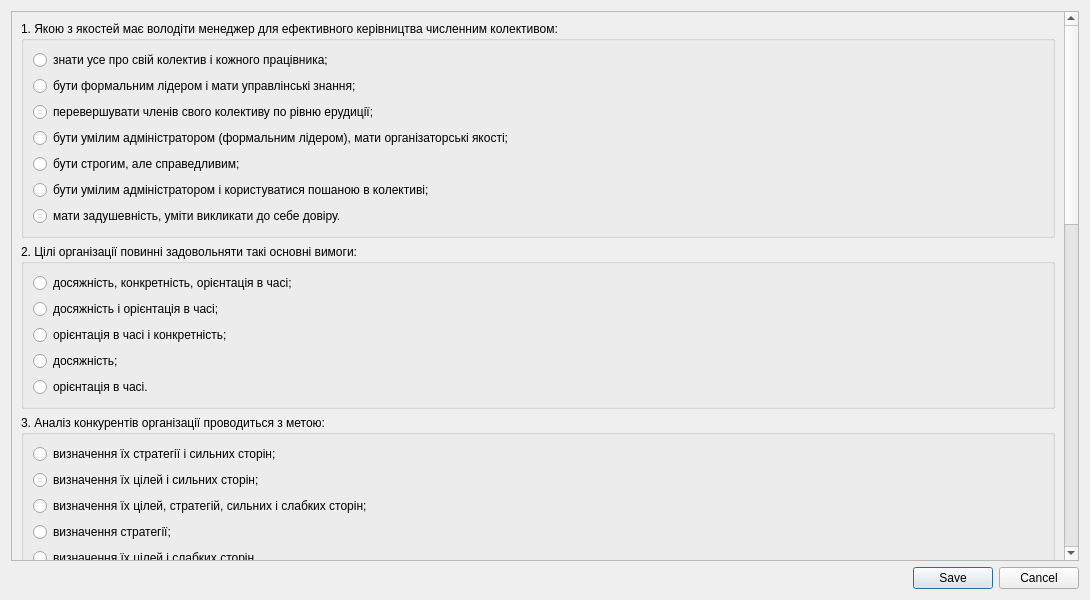
<?xml version="1.0" encoding="UTF-8"?>
<ui version="4.0">
 <class>Test4Dialog</class>
 <widget class="QDialog" name="Test4Dialog">
  <property name="geometry">
   <rect>
    <x>0</x>
    <y>0</y>
    <width>1090</width>
    <height>600</height>
   </rect>
  </property>
  <property name="windowTitle">
   <string>Когнітивний тест з менеджменту</string>
  </property>
  <layout class="QVBoxLayout" name="verticalLayout">
   <item>
    <widget class="QScrollArea" name="scrollArea">
     <property name="verticalScrollBarPolicy">
      <enum>Qt::ScrollBarAsNeeded</enum>
     </property>
     <property name="horizontalScrollBarPolicy">
      <enum>Qt::ScrollBarAsNeeded</enum>
     </property>
     <property name="widgetResizable">
      <bool>true</bool>
     </property>
     <widget class="QWidget" name="scrollAreaWidgetContents">
      <property name="geometry">
       <rect>
        <x>0</x>
        <y>0</y>
        <width>1053</width>
        <height>1242</height>
       </rect>
      </property>
      <layout class="QGridLayout" name="gridLayout_6">
       <item row="4" column="0">
        <widget class="QGroupBox" name="groupBox_6">
         <property name="title">
          <string>5. Контроль − це:</string>
         </property>
         <layout class="QGridLayout" name="gridLayout_5">
          <item row="2" column="0">
           <widget class="QRadioButton" name="rb53">
            <property name="text">
             <string>спостереження за роботою персоналу організації;</string>
            </property>
           </widget>
          </item>
          <item row="3" column="0">
           <widget class="QRadioButton" name="rb54">
            <property name="text">
             <string>спостереження за виконанням персоналом окремих завдань;</string>
            </property>
           </widget>
          </item>
          <item row="1" column="0">
           <widget class="QRadioButton" name="rb52">
            <property name="text">
             <string>вид людської діяльності;</string>
            </property>
           </widget>
          </item>
          <item row="0" column="0">
           <widget class="QRadioButton" name="rb51">
            <property name="text">
             <string>вид управлінської діяльності по забезпеченню виконання певних завдань і досягнення цілей організації;</string>
            </property>
           </widget>
          </item>
          <item row="4" column="0">
           <widget class="QRadioButton" name="rb55">
            <property name="text">
             <string>постійна перевірка того, як організація здійснює свої цілі і коригує свої дії.</string>
            </property>
           </widget>
          </item>
         </layout>
        </widget>
       </item>
       <item row="6" column="0">
        <widget class="QGroupBox" name="groupBox_8">
         <property name="title">
          <string>7. Що забезпечує управлінська функція &quot;мотивація&quot;?</string>
         </property>
         <layout class="QGridLayout" name="gridLayout_8">
          <item row="1" column="0">
           <widget class="QRadioButton" name="rb72">
            <property name="text">
             <string>Спонукання працівників до ефективного виконання встановлених завдань</string>
            </property>
           </widget>
          </item>
          <item row="2" column="0">
           <widget class="QRadioButton" name="rb73">
            <property name="text">
             <string>Виконання прийнятих управлінських рішень</string>
            </property>
           </widget>
          </item>
          <item row="3" column="0">
           <widget class="QRadioButton" name="rb74">
            <property name="text">
             <string>Забезпечення безперечного впливу на підлеглого</string>
            </property>
           </widget>
          </item>
          <item row="0" column="0">
           <widget class="QRadioButton" name="rb71">
            <property name="text">
             <string>Досягнення особистих цілей</string>
            </property>
           </widget>
          </item>
          <item row="4" column="0">
           <widget class="QRadioButton" name="rb75">
            <property name="text">
             <string>Спонукання працівників до діяльності</string>
            </property>
           </widget>
          </item>
         </layout>
        </widget>
       </item>
       <item row="1" column="0">
        <widget class="QGroupBox" name="groupBox_2">
         <property name="title">
          <string>2. Цілі організації повинні задовольняти такі основні вимоги:</string>
         </property>
         <layout class="QGridLayout" name="gridLayout_2">
          <item row="1" column="0">
           <widget class="QRadioButton" name="rb22">
            <property name="text">
             <string>досяжність і орієнтація в часі;</string>
            </property>
           </widget>
          </item>
          <item row="0" column="0">
           <widget class="QRadioButton" name="rb21">
            <property name="text">
             <string>досяжність, конкретність, орієнтація в часі;</string>
            </property>
           </widget>
          </item>
          <item row="5" column="0">
           <widget class="QRadioButton" name="rb24">
            <property name="text">
             <string>досяжність;</string>
            </property>
           </widget>
          </item>
          <item row="2" column="0">
           <widget class="QRadioButton" name="rb23">
            <property name="text">
             <string>орієнтація в часі і конкретність;</string>
            </property>
           </widget>
          </item>
          <item row="6" column="0">
           <widget class="QRadioButton" name="rb25">
            <property name="text">
             <string>орієнтація в часі.</string>
            </property>
           </widget>
          </item>
         </layout>
        </widget>
       </item>
       <item row="3" column="0">
        <widget class="QGroupBox" name="groupBox_4">
         <property name="title">
          <string>4. Як здійснюється поточний контроль в організації?</string>
         </property>
         <layout class="QGridLayout" name="gridLayout_4">
          <item row="6" column="0">
           <widget class="QRadioButton" name="rb45">
            <property name="text">
             <string>Вищестоящою структурою</string>
            </property>
           </widget>
          </item>
          <item row="3" column="0">
           <widget class="QRadioButton" name="rb42">
            <property name="text">
             <string>Шляхом спостереження за роботою працівників</string>
            </property>
           </widget>
          </item>
          <item row="4" column="0">
           <widget class="QRadioButton" name="rb43">
            <property name="text">
             <string>За допомогою системи зворотного зв'язку між керівною і керованою системами</string>
            </property>
           </widget>
          </item>
          <item row="1" column="0">
           <widget class="QRadioButton" name="rb41">
            <property name="text">
             <string>Шляхом заслуховування працівників організації на виробничих нарадах</string>
            </property>
           </widget>
          </item>
          <item row="5" column="0">
           <widget class="QRadioButton" name="rb44">
            <property name="text">
             <string>Шляхом доповідей на зборах і нарадах</string>
            </property>
           </widget>
          </item>
         </layout>
        </widget>
       </item>
       <item row="0" column="0">
        <widget class="QGroupBox" name="groupBox">
         <property name="title">
          <string>1. Якою з якостей має володіти менеджер для ефективного керівництва численним колективом:</string>
         </property>
         <layout class="QGridLayout" name="gridLayout_3">
          <item row="4" column="0">
           <widget class="QRadioButton" name="rb15">
            <property name="text">
             <string>бути строгим, але справедливим;</string>
            </property>
           </widget>
          </item>
          <item row="5" column="0">
           <widget class="QRadioButton" name="rb16">
            <property name="text">
             <string>бути умілим адміністратором і користуватися пошаною в колективі;</string>
            </property>
           </widget>
          </item>
          <item row="2" column="0">
           <widget class="QRadioButton" name="rb13">
            <property name="text">
             <string>перевершувати членів свого колективу по рівню ерудиції;</string>
            </property>
           </widget>
          </item>
          <item row="3" column="0">
           <widget class="QRadioButton" name="rb14">
            <property name="text">
             <string>бути умілим адміністратором (формальним лідером), мати організаторські якості;</string>
            </property>
           </widget>
          </item>
          <item row="0" column="0">
           <widget class="QRadioButton" name="rb11">
            <property name="text">
             <string>знати усе про свій колектив і кожного працівника;</string>
            </property>
           </widget>
          </item>
          <item row="1" column="0">
           <widget class="QRadioButton" name="rb12">
            <property name="text">
             <string>бути формальним лідером і мати управлінські знання;</string>
            </property>
           </widget>
          </item>
          <item row="6" column="0">
           <widget class="QRadioButton" name="rb17">
            <property name="text">
             <string>мати задушевність, уміти викликати до себе довіру.</string>
            </property>
           </widget>
          </item>
         </layout>
        </widget>
       </item>
       <item row="5" column="0">
        <widget class="QGroupBox" name="groupBox_7">
         <property name="title">
          <string>6. Під плануванням розуміють:</string>
         </property>
         <layout class="QGridLayout" name="gridLayout_7">
          <item row="3" column="0">
           <widget class="QRadioButton" name="rb64">
            <property name="text">
             <string>стан організації;</string>
            </property>
           </widget>
          </item>
          <item row="0" column="0">
           <widget class="QRadioButton" name="rb61">
            <property name="text">
             <string>вид діяльності;</string>
            </property>
           </widget>
          </item>
          <item row="2" column="0">
           <widget class="QRadioButton" name="rb63">
            <property name="text">
             <string>перспективу розвитку;</string>
            </property>
           </widget>
          </item>
          <item row="1" column="0">
           <widget class="QRadioButton" name="rb62">
            <property name="text">
             <string>відокремлений вид управлінської діяльності, який визначає перспективу і майбутній стан організації;</string>
            </property>
           </widget>
          </item>
          <item row="4" column="0">
           <widget class="QRadioButton" name="rb65">
            <property name="text">
             <string>інтеграцію видів діяльності.</string>
            </property>
           </widget>
          </item>
         </layout>
        </widget>
       </item>
       <item row="2" column="0">
        <widget class="QGroupBox" name="groupBox_3">
         <property name="title">
          <string>3. Аналіз конкурентів організації проводиться з метою:</string>
         </property>
         <layout class="QGridLayout" name="gridLayout">
          <item row="1" column="0">
           <widget class="QRadioButton" name="rb32">
            <property name="text">
             <string>визначення їх цілей і сильних сторін;</string>
            </property>
           </widget>
          </item>
          <item row="4" column="0">
           <widget class="QRadioButton" name="rb34">
            <property name="text">
             <string>визначення стратегії;</string>
            </property>
           </widget>
          </item>
          <item row="3" column="0">
           <widget class="QRadioButton" name="rb33">
            <property name="text">
             <string>визначення їх цілей, стратегій, сильних і слабких сторін;</string>
            </property>
           </widget>
          </item>
          <item row="0" column="0">
           <widget class="QRadioButton" name="rb31">
            <property name="text">
             <string>визначення їх стратегії і сильних сторін;</string>
            </property>
           </widget>
          </item>
          <item row="5" column="0">
           <widget class="QRadioButton" name="rb35">
            <property name="text">
             <string>визначення їх цілей і слабких сторін.</string>
            </property>
           </widget>
          </item>
         </layout>
         <zorder>rb31</zorder>
         <zorder>rb32</zorder>
         <zorder>rb33</zorder>
         <zorder>rb34</zorder>
         <zorder>rb35</zorder>
        </widget>
       </item>
       <item row="7" column="0">
        <widget class="QGroupBox" name="groupBox_5">
         <property name="title">
          <string>8. Яким із методів управління туристськими організаціями належить провідна роль в сучасних умовах?</string>
         </property>
         <layout class="QGridLayout" name="gridLayout_10">
          <item row="3" column="0">
           <widget class="QRadioButton" name="rb84">
            <property name="text">
             <string>Розпорядливим</string>
            </property>
           </widget>
          </item>
          <item row="1" column="0">
           <widget class="QRadioButton" name="rb82">
            <property name="text">
             <string>Соціально-психологічним</string>
            </property>
           </widget>
          </item>
          <item row="2" column="0">
           <widget class="QRadioButton" name="rb83">
            <property name="text">
             <string>Організаційно-розпорядливим</string>
            </property>
           </widget>
          </item>
          <item row="0" column="0">
           <widget class="QRadioButton" name="rb81">
            <property name="text">
             <string>Економічним</string>
            </property>
           </widget>
          </item>
          <item row="4" column="0">
           <widget class="QRadioButton" name="rb85">
            <property name="text">
             <string>Cоціально-економічним</string>
            </property>
           </widget>
          </item>
         </layout>
        </widget>
       </item>
      </layout>
     </widget>
    </widget>
   </item>
   <item>
    <widget class="QDialogButtonBox" name="buttonBox">
     <property name="orientation">
      <enum>Qt::Horizontal</enum>
     </property>
     <property name="standardButtons">
      <set>QDialogButtonBox::Cancel|QDialogButtonBox::Save</set>
     </property>
    </widget>
   </item>
  </layout>
 </widget>
 <resources/>
 <connections>
  <connection>
   <sender>buttonBox</sender>
   <signal>accepted()</signal>
   <receiver>Test4Dialog</receiver>
   <slot>accept()</slot>
   <hints>
    <hint type="sourcelabel">
     <x>248</x>
     <y>254</y>
    </hint>
    <hint type="destinationlabel">
     <x>157</x>
     <y>274</y>
    </hint>
   </hints>
  </connection>
  <connection>
   <sender>buttonBox</sender>
   <signal>rejected()</signal>
   <receiver>Test4Dialog</receiver>
   <slot>reject()</slot>
   <hints>
    <hint type="sourcelabel">
     <x>316</x>
     <y>260</y>
    </hint>
    <hint type="destinationlabel">
     <x>286</x>
     <y>274</y>
    </hint>
   </hints>
  </connection>
 </connections>
</ui>
